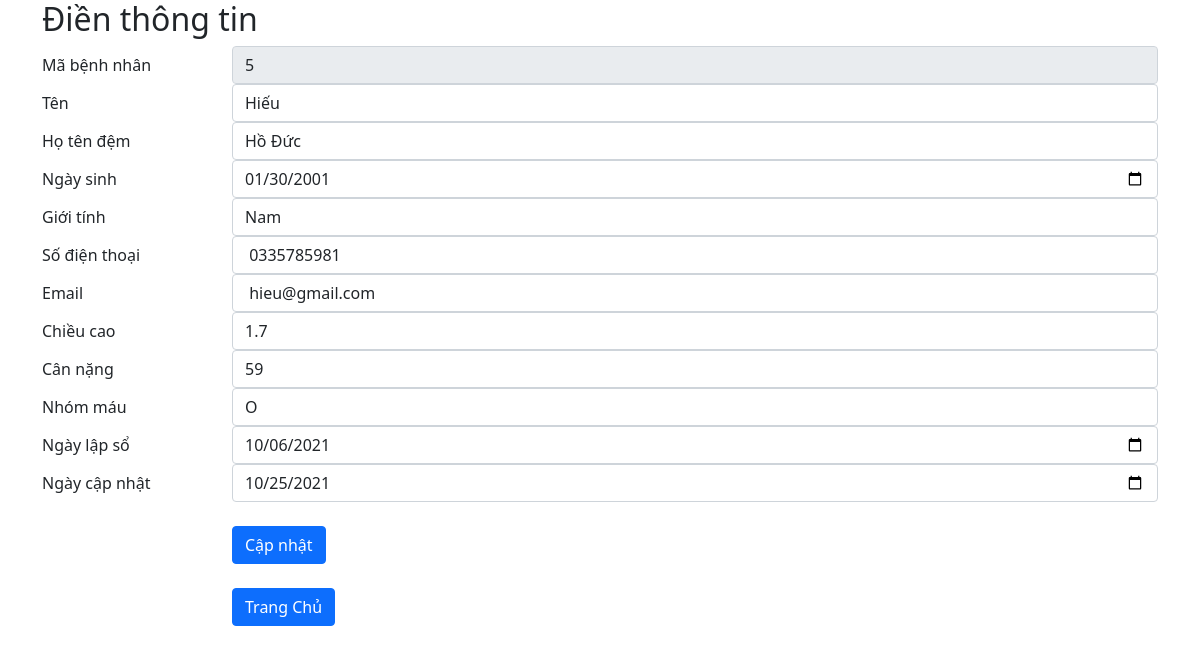
The app's page /update-patient.php?patientid=5 with its own data.
### tables this page shows
CREATE TABLE `patient` (
  `patientid` int(10) NOT NULL,
  `firstname` varchar(100) NOT NULL,
  `lastname` varchar(100) NOT NULL,
  `dateofbirth` date NOT NULL,
  `gender` varchar(100) NOT NULL,
  `mobile` varchar(100) NOT NULL,
  `email` varchar(100) NOT NULL,
  `height` float NOT NULL,
  `weight` float NOT NULL,
  `blood_type` varchar(100) NOT NULL,
  `created_on` date NOT NULL,
  `modified_on` date NOT NULL
);

### src/update-patient.php (the view, shortened to what this page needs)
<?php
    include('./config.php');
    if(isset($_GET['patientid'])){
        $patientid =$_GET['patientid'];
        $sql1 ="SELECT * FROM `patient` WHERE patientid = '$patientid'";
        $result1 = mysqli_query($conn,$sql1);
        if($result1){
            $row  = mysqli_fetch_assoc($result1);
            $patientid1 =$row['patientid'];
            $fname1 = $row['firstname'];
            $lname1 = $row['lastname'];
            $date1 = $row['dateofbirth'];
            $gender1 = $row['gender'];
            $mobile1 = $row['mobile'];
            $email1 = $row['email'];
            $height1 = $row['height'];
            $weight1 = $row['weight'];
            $blood_type1 = $row['blood_type'];
            $created_on1 = $row['created_on'];
            $modified_on1 = $row['modified_on'];
        }
    }
?>
<!DOCTYPE html>
<html lang="en">
<head>
    <link href="https://cdn.jsdelivr.net/npm/bootstrap@5.0.2/dist/css/bootstrap.min.css" rel="stylesheet">
</head>
<body>
<main class="container">
    <h2>Điền thông tin </h2>
   <form action="" method="post">
   <div class="form-group row">
        <label for="empPostion" class="col-sm-2 col-form-label">Mã bệnh nhân</label>
        <div class="col-sm-10">
            <input readonly type="text" class="form-control" id="firstname" name="firstname" value="<?php echo $patientid1;?>">
        </div>
    </div>
    <div class="form-group row">
        <label for="empPostion" class="col-sm-2 col-form-label">Tên</label>
        <div class="col-sm-10">
            <input type="text" class="form-control" id="firstname" name="firstname" value="<?php echo  $fname1;?>">
        </div>
    </div>
    <div class="form-group row">
        <label for="empEmail" class="col-sm-2 col-form-label">Họ tên đệm</label>
        <div class="col-sm-10">
            <input type="text" class="form-control" id="lastname" name="lastname" value="<?php echo $lname1;?>">
        </div>
    </div>
    <div class="form-group row">
        <label for="empMobile" class="col-sm-2 col-form-label">Ngày sinh</label>
        <div class="col-sm-10">
            <input type="date" class="form-control" id="dateofbirth" name="dateofbirth" value="<?php echo $date1;?>">
        </div>
    </div>
    <div class="form-group row">
        <label for="empMobile" class="col-sm-2 col-form-label">Giới tính</label>
        <div class="col-sm-10">
            <input type="text" class="form-control" id="gender" name="gender" value="<?php echo  $gender1;?>">
        </div>
    </div>
    <div class="form-group row">
        <label for="empMobile" class="col-sm-2 col-form-label">Số điện thoại</label>
        <div class="col-sm-10">
            <input type="tel" class="form-control" id="mobile" name="mobile" value="<?php echo  $mobile1;?>">
        </div>
    </div>
    <div class="form-group row">
        <label for="empMobile" class="col-sm-2 col-form-label">Email</label>
        <div class="col-sm-10">
            <input type="tel" class="form-control" id="email" name="email" value="<?php echo  $email1;?>">
        </div>
    </div>
    <div class="form-group row">
        <label for="empMobile" class="col-sm-2 col-form-label">Chiều cao</label>
        <div class="col-sm-10">
            <input type="text" class="form-control" id="height" name="height" value="<?php echo  $height1;?>">
        </div>
    </div>
    <div class="form-group row">
        <label for="empMobile" class="col-sm-2 col-form-label">Cân nặng</label>
        <div class="col-sm-10">
            <input type="text" class="form-control" id="weight" name="weight" value="<?php echo $weight1 ;?>">
        </div>
    </div>
    <div class="form-group row">
        <label for="empMobile" class="col-sm-2 col-form-label">Nhóm máu</label>
        <div class="col-sm-10">
            <input type="text" class="form-control" id="blood_type" name="blood_type" value="<?php echo $blood_type1;?>">
        </div>
    </div>
    <div class="form-group row">
        <label for="empMobile" class="col-sm-2 col-form-label">Ngày lập sổ</label>
        <div class="col-sm-10">
            <input type="date" class="form-control" id="created_on" name="created_on" value="<?php echo  $created_on1;?>">
        </div>
    </div>
    <div class="form-group row">
        <label for="empMobile" class="col-sm-2 col-form-label">Ngày cập nhật</label>
        <div class="col-sm-10">
            <input type="date" class="form-control" id="modified_on" name="modified_on" value="<?php echo  $modified_on1;?>">
        </div>
    </div>
    <br>
    <div class="form-group row">
        <label for="empEmail" class="col-sm-2 col-form-label"></label>
        <div class="col-sm-10">
        <button type="submit" class="btn btn-primary" name="submit">Cập nhật</button>
        </div>
    </div>
    <br>
    <div class="form-group row">
        <label for="empEmail" class="col-sm-2 col-form-label"></label>
        <div class="col-sm-10">
      <a href="./index.php" class="btn btn-primary">Trang Chủ</a>
        </div>
    </div>
    </form>
</main>
</body>
</html>

### records on screen
patient: firstname "5", firstname "Hiếu", lastname "Hồ Đức", dateofbirth "01/30/2001", gender "Nam", mobile "0335785981", email "hieu@gmail.com", height "1.7", weight "59", blood_type "O", created_on "10/06/2021", modified_on "10/25/2021"
